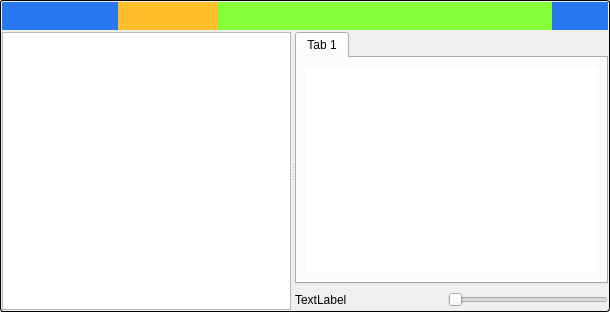
<?xml version="1.0" encoding="UTF-8"?>
<ui version="4.0">
 <class>FGEMaterialBrowserForm</class>
 <widget class="QWidget" name="FGEMaterialBrowserForm">
  <property name="geometry">
   <rect>
    <x>0</x>
    <y>0</y>
    <width>610</width>
    <height>312</height>
   </rect>
  </property>
  <property name="windowTitle">
   <string>Form</string>
  </property>
  <property name="styleSheet">
   <string notr="true">.QWidget#widget_cont{
	border : 1px solid;
	border-color : black;
	border-radius : 3px;
}

</string>
  </property>
  <layout class="QGridLayout" name="gridLayout">
   <property name="leftMargin">
    <number>0</number>
   </property>
   <property name="topMargin">
    <number>0</number>
   </property>
   <property name="rightMargin">
    <number>0</number>
   </property>
   <property name="bottomMargin">
    <number>0</number>
   </property>
   <property name="spacing">
    <number>0</number>
   </property>
   <item row="0" column="0">
    <widget class="QWidget" name="widget_cont" native="true">
     <layout class="QGridLayout" name="gridLayout_2">
      <property name="leftMargin">
       <number>2</number>
      </property>
      <property name="topMargin">
       <number>2</number>
      </property>
      <property name="rightMargin">
       <number>2</number>
      </property>
      <property name="bottomMargin">
       <number>2</number>
      </property>
      <property name="spacing">
       <number>0</number>
      </property>
      <item row="0" column="0">
       <widget class="QWidget" name="widget" native="true">
        <property name="minimumSize">
         <size>
          <width>0</width>
          <height>28</height>
         </size>
        </property>
        <property name="maximumSize">
         <size>
          <width>16777215</width>
          <height>28</height>
         </size>
        </property>
        <property name="styleSheet">
         <string notr="true">.QWidget#widget{
	padding : 4px;
	background-color: rgb(0, 0, 0);
}
</string>
        </property>
        <layout class="QGridLayout" name="gridLayout_3">
         <property name="leftMargin">
          <number>0</number>
         </property>
         <property name="topMargin">
          <number>0</number>
         </property>
         <property name="rightMargin">
          <number>0</number>
         </property>
         <property name="bottomMargin">
          <number>0</number>
         </property>
         <property name="spacing">
          <number>0</number>
         </property>
         <item row="0" column="0">
          <widget class="QWidget" name="topwidget" native="true">
           <property name="minimumSize">
            <size>
             <width>0</width>
             <height>28</height>
            </size>
           </property>
           <property name="maximumSize">
            <size>
             <width>16777215</width>
             <height>28</height>
            </size>
           </property>
           <layout class="QHBoxLayout" name="horizontalLayout_2">
            <property name="spacing">
             <number>0</number>
            </property>
            <property name="leftMargin">
             <number>0</number>
            </property>
            <property name="topMargin">
             <number>0</number>
            </property>
            <property name="rightMargin">
             <number>0</number>
            </property>
            <property name="bottomMargin">
             <number>0</number>
            </property>
            <item>
             <widget class="QPushButton" name="pushButton_widget_class">
              <property name="minimumSize">
               <size>
                <width>30</width>
                <height>28</height>
               </size>
              </property>
              <property name="maximumSize">
               <size>
                <width>30</width>
                <height>28</height>
               </size>
              </property>
              <property name="styleSheet">
               <string notr="true">.QPushButton{
	border : 0px solid;
    border-image: url(&quot;:/Icons/select.png&quot;);
    background-repeat: no-repeat;
	background-color: rgb(40, 120, 240);
}
.QPushButton::hover{
	background-color: rgb(133, 28, 147);
}</string>
              </property>
              <property name="text">
               <string/>
              </property>
             </widget>
            </item>
            <item>
             <widget class="QPushButton" name="pushButton_splite_widget">
              <property name="minimumSize">
               <size>
                <width>30</width>
                <height>28</height>
               </size>
              </property>
              <property name="maximumSize">
               <size>
                <width>30</width>
                <height>28</height>
               </size>
              </property>
              <property name="styleSheet">
               <string notr="true">.QPushButton{
	border : 0px solid;
    background-repeat: no-repeat;
	background-color: rgb(40, 120, 240);
}
.QPushButton::hover{
	background-color: rgb(133, 28, 147);
}</string>
              </property>
              <property name="text">
               <string/>
              </property>
              <property name="icon">
               <iconset resource="../icons.qrc">
                <normaloff>:/Icons/svg/splitter.svg</normaloff>:/Icons/svg/splitter.svg</iconset>
              </property>
             </widget>
            </item>
            <item>
             <widget class="QWidget" name="widget_2" native="true">
              <property name="minimumSize">
               <size>
                <width>0</width>
                <height>28</height>
               </size>
              </property>
              <property name="maximumSize">
               <size>
                <width>16777215</width>
                <height>28</height>
               </size>
              </property>
              <property name="styleSheet">
               <string notr="true">background-color: rgb(134, 255, 58);</string>
              </property>
              <layout class="QHBoxLayout" name="horizontalLayout_4">
               <property name="spacing">
                <number>0</number>
               </property>
               <property name="leftMargin">
                <number>0</number>
               </property>
               <property name="topMargin">
                <number>0</number>
               </property>
               <property name="rightMargin">
                <number>0</number>
               </property>
               <property name="bottomMargin">
                <number>0</number>
               </property>
               <item>
                <widget class="QWidget" name="widget_5" native="true">
                 <property name="minimumSize">
                  <size>
                   <width>0</width>
                   <height>28</height>
                  </size>
                 </property>
                 <property name="maximumSize">
                  <size>
                   <width>16777215</width>
                   <height>28</height>
                  </size>
                 </property>
                 <property name="styleSheet">
                  <string notr="true">background-color: rgb(102, 222, 255);</string>
                 </property>
                 <layout class="QHBoxLayout" name="horizontalLayout">
                  <property name="spacing">
                   <number>0</number>
                  </property>
                  <property name="leftMargin">
                   <number>0</number>
                  </property>
                  <property name="topMargin">
                   <number>0</number>
                  </property>
                  <property name="rightMargin">
                   <number>0</number>
                  </property>
                  <property name="bottomMargin">
                   <number>0</number>
                  </property>
                  <item>
                   <widget class="QPushButton" name="pushButton_browsing_left">
                    <property name="minimumSize">
                     <size>
                      <width>28</width>
                      <height>28</height>
                     </size>
                    </property>
                    <property name="maximumSize">
                     <size>
                      <width>28</width>
                      <height>28</height>
                     </size>
                    </property>
                    <property name="styleSheet">
                     <string notr="true">.QPushButton{
	border : 0px solid;
    background-repeat: no-repeat;
	background-color: rgb(40, 120, 240);
}
.QPushButton::hover{
	background-color: rgb(133, 28, 147);
}</string>
                    </property>
                    <property name="text">
                     <string/>
                    </property>
                    <property name="icon">
                     <iconset resource="../icons.qrc">
                      <normaloff>:/Material/svg/left_direct_white.svg</normaloff>:/Material/svg/left_direct_white.svg</iconset>
                    </property>
                    <property name="iconSize">
                     <size>
                      <width>22</width>
                      <height>22</height>
                     </size>
                    </property>
                   </widget>
                  </item>
                  <item>
                   <widget class="QPushButton" name="pushButton_new_material_3">
                    <property name="minimumSize">
                     <size>
                      <width>28</width>
                      <height>28</height>
                     </size>
                    </property>
                    <property name="maximumSize">
                     <size>
                      <width>28</width>
                      <height>28</height>
                     </size>
                    </property>
                    <property name="styleSheet">
                     <string notr="true">.QPushButton{
	border : 0px solid;
    background-repeat: no-repeat;
	background-color: rgb(40, 120, 240);
}
.QPushButton::hover{
	background-color: rgb(133, 28, 147);
}</string>
                    </property>
                    <property name="text">
                     <string/>
                    </property>
                    <property name="icon">
                     <iconset resource="../icons.qrc">
                      <normaloff>:/Material/svg/tree_view.svg</normaloff>:/Material/svg/tree_view.svg</iconset>
                    </property>
                    <property name="iconSize">
                     <size>
                      <width>18</width>
                      <height>18</height>
                     </size>
                    </property>
                   </widget>
                  </item>
                  <item>
                   <widget class="QWidget" name="widget_3" native="true">
                    <property name="minimumSize">
                     <size>
                      <width>100</width>
                      <height>28</height>
                     </size>
                    </property>
                    <property name="maximumSize">
                     <size>
                      <width>100</width>
                      <height>28</height>
                     </size>
                    </property>
                    <property name="styleSheet">
                     <string notr="true">background-color: rgb(255, 191, 42);</string>
                    </property>
                   </widget>
                  </item>
                 </layout>
                </widget>
               </item>
               <item>
                <spacer name="horizontalSpacer">
                 <property name="orientation">
                  <enum>Qt::Horizontal</enum>
                 </property>
                 <property name="sizeHint" stdset="0">
                  <size>
                   <width>58</width>
                   <height>20</height>
                  </size>
                 </property>
                </spacer>
               </item>
               <item>
                <widget class="QPushButton" name="pushButton_new_material_5">
                 <property name="minimumSize">
                  <size>
                   <width>28</width>
                   <height>28</height>
                  </size>
                 </property>
                 <property name="maximumSize">
                  <size>
                   <width>28</width>
                   <height>28</height>
                  </size>
                 </property>
                 <property name="styleSheet">
                  <string notr="true">.QPushButton{
	border : 0px solid;
    background-repeat: no-repeat;
	background-color: rgb(40, 120, 240);
}
.QPushButton::hover{
	background-color: rgb(133, 28, 147);
}</string>
                 </property>
                 <property name="text">
                  <string/>
                 </property>
                 <property name="icon">
                  <iconset resource="../icons.qrc">
                   <normaloff>:/Material/svg/search.svg</normaloff>:/Material/svg/search.svg</iconset>
                 </property>
                 <property name="iconSize">
                  <size>
                   <width>18</width>
                   <height>18</height>
                  </size>
                 </property>
                </widget>
               </item>
               <item>
                <widget class="QPushButton" name="pushButton_new_material_4">
                 <property name="minimumSize">
                  <size>
                   <width>28</width>
                   <height>28</height>
                  </size>
                 </property>
                 <property name="maximumSize">
                  <size>
                   <width>28</width>
                   <height>28</height>
                  </size>
                 </property>
                 <property name="styleSheet">
                  <string notr="true">.QPushButton{
	border : 0px solid;
    background-repeat: no-repeat;
	background-color: rgb(40, 120, 240);
}
.QPushButton::hover{
	background-color: rgb(133, 28, 147);
}</string>
                 </property>
                 <property name="text">
                  <string/>
                 </property>
                 <property name="icon">
                  <iconset resource="../icons.qrc">
                   <normaloff>:/Material/svg/tools.svg</normaloff>:/Material/svg/tools.svg</iconset>
                 </property>
                 <property name="iconSize">
                  <size>
                   <width>22</width>
                   <height>22</height>
                  </size>
                 </property>
                </widget>
               </item>
              </layout>
             </widget>
            </item>
           </layout>
          </widget>
         </item>
        </layout>
       </widget>
      </item>
      <item row="1" column="0">
       <widget class="QWidget" name="widget_body" native="true">
        <layout class="QGridLayout" name="gridLayout_5">
         <property name="leftMargin">
          <number>0</number>
         </property>
         <property name="topMargin">
          <number>2</number>
         </property>
         <property name="rightMargin">
          <number>0</number>
         </property>
         <property name="bottomMargin">
          <number>0</number>
         </property>
         <property name="spacing">
          <number>0</number>
         </property>
         <item row="0" column="0">
          <widget class="QSplitter" name="splitter">
           <property name="orientation">
            <enum>Qt::Horizontal</enum>
           </property>
           <widget class="QListWidget" name="listWidget_2"/>
           <widget class="QWidget" name="layoutWidget">
            <layout class="QVBoxLayout" name="verticalLayout">
             <item>
              <widget class="QTabWidget" name="tabWidget">
               <property name="currentIndex">
                <number>0</number>
               </property>
               <widget class="QWidget" name="tab">
                <attribute name="title">
                 <string>Tab 1</string>
                </attribute>
                <layout class="QGridLayout" name="gridLayout_4">
                 <item row="0" column="0">
                  <widget class="QListWidget" name="listWidget">
                   <property name="styleSheet">
                    <string notr="true">QMenu {
	color: rgb(0, 0, 0);
	border-radius: 3px;
	background-color: white;
	margin: 2px; /* some spacing around the menu */
}

QMenu::item {
	height : 30px;
	padding: 2px 25px 2px 20px;
	border: 1px solid transparent; /* reserve space for selection border */
 }

QMenu::item:selected {
	border-radius: 3px;
	background-color: rgb(235, 235, 235);
}
QListWidget {
	padding: 6px;
	border : 0px;
	background-color: white;
}
QListWidget::item {
	width : 60px;
	height : 60px;
	margin: 6px;
	padding: 6px;
	color: rgb(43, 43, 43);
}</string>
                   </property>
                   <property name="resizeMode">
                    <enum>QListView::Adjust</enum>
                   </property>
                   <property name="viewMode">
                    <enum>QListView::IconMode</enum>
                   </property>
                  </widget>
                 </item>
                </layout>
               </widget>
              </widget>
             </item>
             <item>
              <widget class="QWidget" name="widget_4" native="true">
               <property name="minimumSize">
                <size>
                 <width>0</width>
                 <height>20</height>
                </size>
               </property>
               <property name="maximumSize">
                <size>
                 <width>16777215</width>
                 <height>20</height>
                </size>
               </property>
               <layout class="QHBoxLayout" name="horizontalLayout_3">
                <property name="spacing">
                 <number>0</number>
                </property>
                <property name="leftMargin">
                 <number>0</number>
                </property>
                <property name="topMargin">
                 <number>0</number>
                </property>
                <property name="rightMargin">
                 <number>0</number>
                </property>
                <property name="bottomMargin">
                 <number>0</number>
                </property>
                <item>
                 <widget class="QLabel" name="label">
                  <property name="text">
                   <string>TextLabel</string>
                  </property>
                 </widget>
                </item>
                <item>
                 <widget class="QSlider" name="horizontalSlider">
                  <property name="minimumSize">
                   <size>
                    <width>160</width>
                    <height>20</height>
                   </size>
                  </property>
                  <property name="maximumSize">
                   <size>
                    <width>160</width>
                    <height>20</height>
                   </size>
                  </property>
                  <property name="orientation">
                   <enum>Qt::Horizontal</enum>
                  </property>
                 </widget>
                </item>
               </layout>
              </widget>
             </item>
            </layout>
           </widget>
          </widget>
         </item>
        </layout>
       </widget>
      </item>
     </layout>
    </widget>
   </item>
  </layout>
 </widget>
 <resources>
  <include location="../icons.qrc"/>
 </resources>
 <connections/>
</ui>
